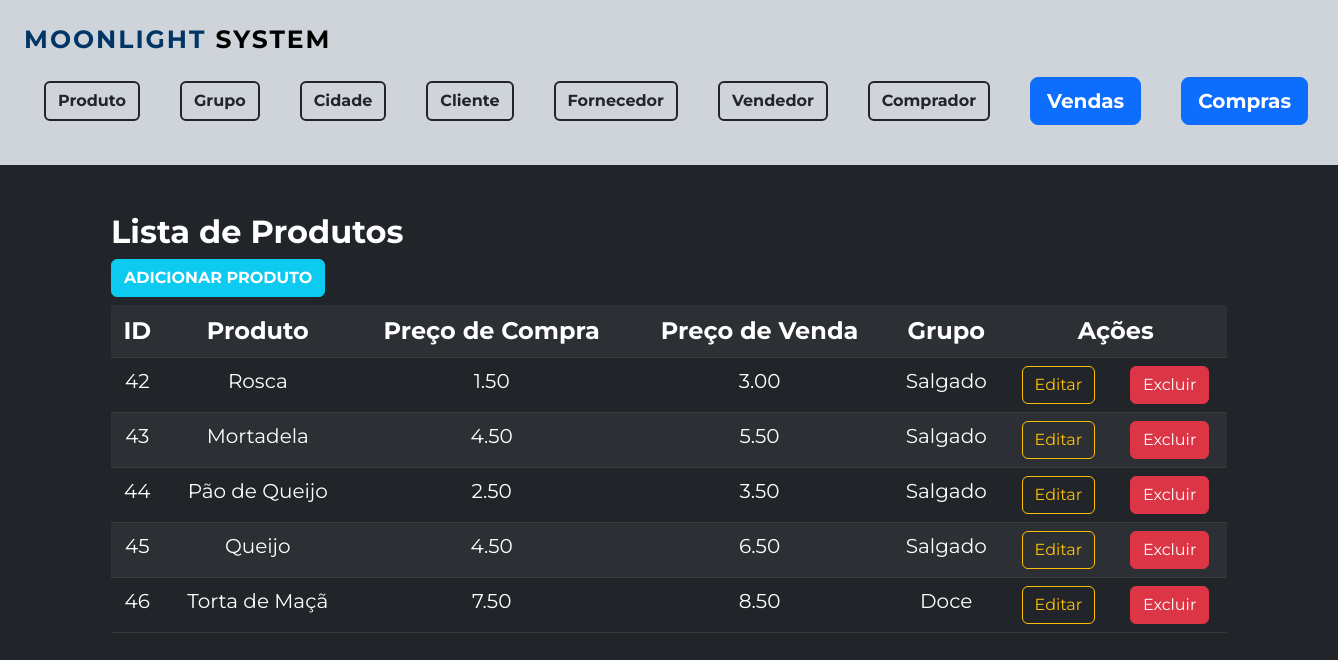
Page /Produto/formListaProduto.php on the committed database.
### tables this page shows
CREATE TABLE `tb_produto` (
  `id_produto` int(11) NOT NULL,
  `nm_produto` varchar(55) NOT NULL,
  `precocompra` float(9,2) DEFAULT NULL,
  `precovenda` float(9,2) DEFAULT NULL,
  `obs` text DEFAULT NULL,
  `fk_id_grupo` int(11) DEFAULT NULL,
  `qtd_estoque` double(9,2) DEFAULT NULL
);

CREATE TABLE `tb_grupo` (
  `id_grupo` int(11) NOT NULL,
  `nm_grupo` varchar(55) DEFAULT NULL
);

### Produto/formListaProduto.php (the view, shortened to what this page needs)
<?php
include '../formMenu.php';
include '../conexao/conecta.php';
$sql="SELECT prod.id_produto, prod.nm_produto,prod.precocompra, prod.precovenda,gr.nm_grupo FROM tb_produto prod INNER JOIN tb_grupo gr ON gr.id_grupo=prod.fk_id_grupo";
$resultado= mysqli_query($conexao,$sql);
?>
<div class="container pt-5">
<h2 class="fw-bold"> Lista de Produtos</h2>
<a href="formProduto.php" class="btn btn-info fw-bold text-white mb-2">ADICIONAR PRODUTO</a>
	<table class="table table-striped table-dark container text-center">
		<tr class="fs-4">
			<th>ID </th>
			<th>Produto</th>
			<th>Preço de Compra</th>
			<th>Preço de Venda</th>
			<th>Grupo</th>
			<th colspan="2">Ações</th>
		</tr>
		<?php
			while ( $item=mysqli_fetch_array($resultado)) {
				echo "<tr class='fs-5'>";
				echo "<td> $item[id_produto] </td>";
				echo "<td> $item[nm_produto] </td>";
				echo "<td> $item[precocompra] </td>";
				echo "<td> $item[precovenda] </td>";
				echo "<td> $item[nm_grupo] </td>";
				echo "<td><a href='formProduto.php?id=$item[id_produto]' class='btn btn-outline-warning'>Editar</a></td>";
				echo "<td><a href='formExcluirProduto.php?id=$item[id_produto]' class='btn btn-danger'>Excluir</a></td>";
			}
	?>
	</table>
</div>

### formMenu.php (style rules this page uses)
body { background-color: #212529; color: #fff; font-family: 'Montserrat', sans-serif; }

### rows in the picture
tb_produto: id_produto "42", nm_produto "Rosca", precocompra "1.50", precovenda "3.00", tb_grupo.nm_grupo "Salgado"
tb_produto: id_produto "43", nm_produto "Mortadela", precocompra "4.50", precovenda "5.50", tb_grupo.nm_grupo "Salgado"
tb_produto: id_produto "44", nm_produto "Pão de Queijo", precocompra "2.50", precovenda "3.50", tb_grupo.nm_grupo "Salgado"
tb_produto: id_produto "45", nm_produto "Queijo", precocompra "4.50", precovenda "6.50", tb_grupo.nm_grupo "Salgado"
tb_produto: id_produto "46", nm_produto "Torta de Maçã", precocompra "7.50", precovenda "8.50", tb_grupo.nm_grupo "Doce"
